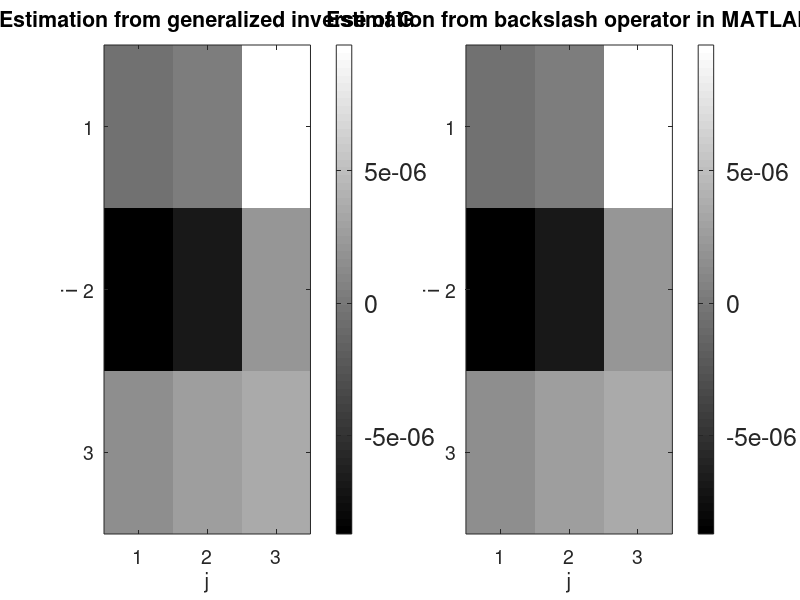
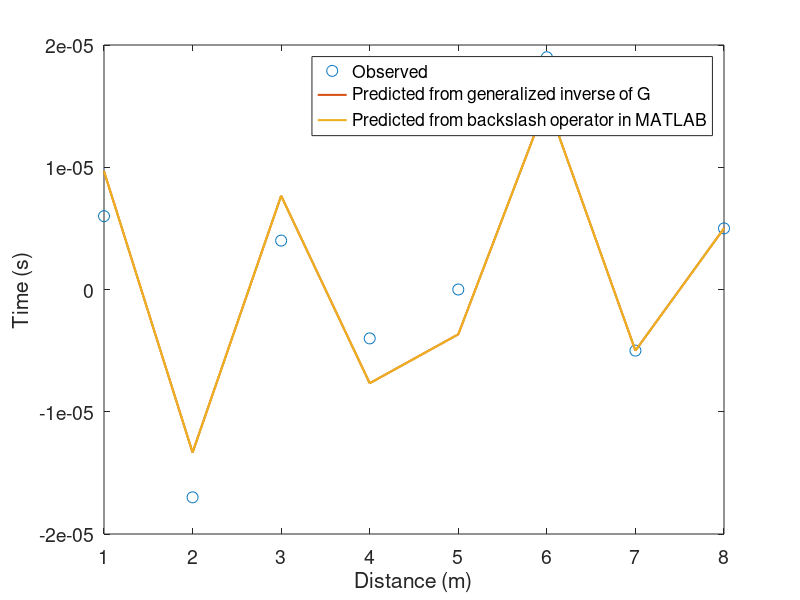
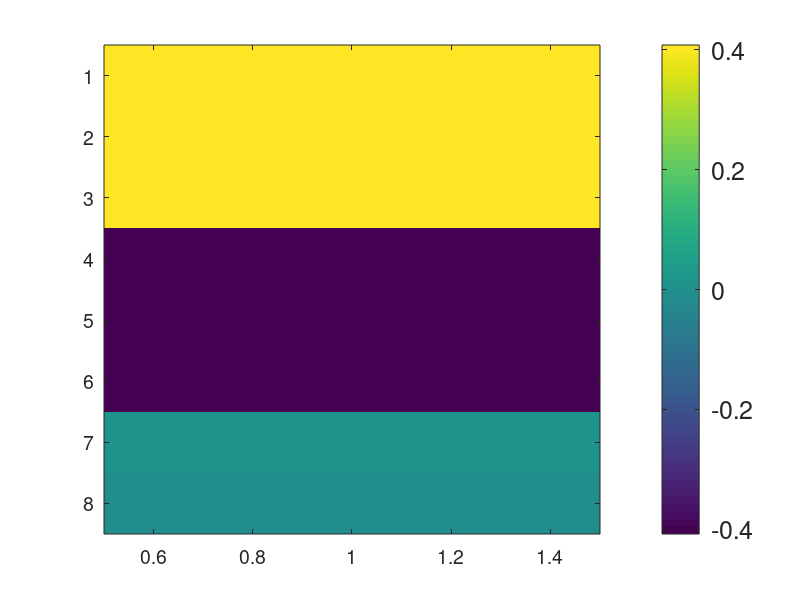
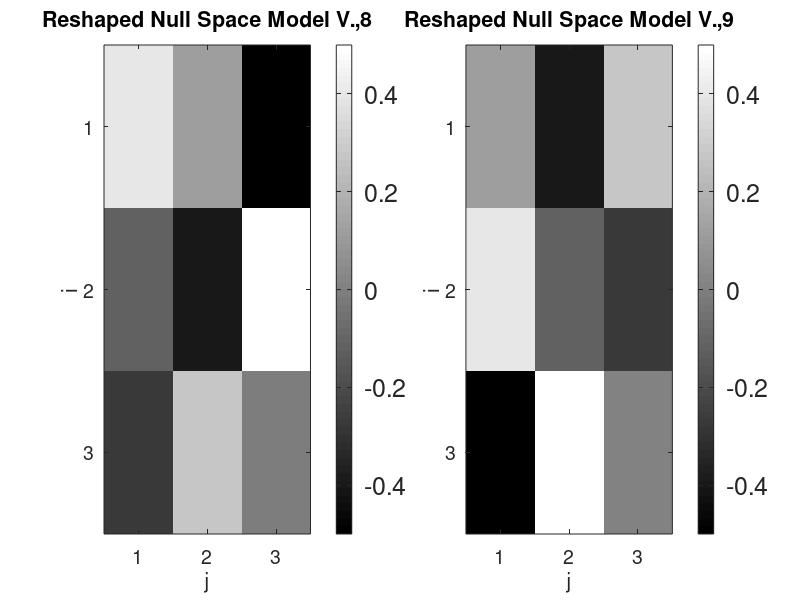

Write the MATLAB code that produced these figures, in order.
%

clear
clc
%% question 3 (a)

% Construct system matrix for the ray path models
s2=sqrt(2);
G = [1,0,0,1,0,0,1,0,0;
     0,1,0,0,1,0,0,1,0;
     0,0,1,0,0,1,0,0,1;
     1,1,1,0,0,0,0,0,0;
     0,0,0,1,1,1,0,0,0;
     0,0,0,0,0,0,1,1,1;
     s2,0,0,0,s2,0,0,0,s2;
     0,0,0,0,0,0,0,0,s2];

t = [6e-06,-1.7e-05,4e-06,-4e-06,0,1.9e-05,-5e-06,5e-06].'; 

% Find and display system rank
p=rank(G);

% for question i
[U,S,V] = svd(G);
Up = U(:,1:p);
temp = diag(S);
Sp = diag(temp(1:p));
Vp = V(:,1:p);
m = Vp*Sp^-1*Up'*t;

% for question ii
m2 = G\t;

figure
subplot(1,2,1)
colormap('gray')
imagesc(reshape(m,3,3))
caxis([min([m;m2]),max([m;m2])]);
set(colorbar,'Fontsize',18);
set(gca,'xtick',[1,2,3,4,5,6,7,8,9]);
set(gca,'ytick',[1,2,3,4,5,6,7,8,9]);
xlabel('j')
ylabel('i')
title('Estimation from generalized inverse of G')
set(gca,'fontsize',14)
subplot(1,2,2)
colormap('gray')
imagesc(reshape(m2,3,3))
caxis([min([m;m2]),max([m;m2])]);
set(colorbar,'Fontsize',18);
set(gca,'xtick',[1,2,3,4,5,6,7,8,9]);
set(gca,'ytick',[1,2,3,4,5,6,7,8,9]);
xlabel('j')
ylabel('i')
title('Estimation from backslash operator in MATLAB')
set(gca,'fontsize',14)


figure
plot(t,'o','MarkerSize',8)
hold on 
plot(G*m,'LineWidth',1.5)
hold on 
plot(G*m2,'LineWidth',1.5)
xlabel('Distance (m)')
legend('Observed','Predicted from generalized inverse of G', ...
    'Predicted from backslash operator in MATLAB')
ylabel('Time (s)')
set(gca,'fontsize',14)

%% Question 3 (b)

% Display data space null vector
disp('Data null space vector')
U(:,p+1)
figure
imagesc(U(:,p+1))
set(gca,'ytick',[1,2,3,4,5,6,7,8]);
set(colorbar,'Fontsize',18);
set(gca,'fontsize',14)

%% Question (c)

% Display null space vectors reshaped to match tomography example geometry
disp('Model null space vectors reshaped into matrices')
m01=reshape(V(:,p+1),3,3)'
m02=reshape(V(:,p+2),3,3)'

figure
subplot(1,2,1)
colormap('gray')
imagesc(m01)
caxis([-0.5 0.5]);
set(colorbar,'Fontsize',18);
set(gca,'xtick',[1,2,3]);
set(gca,'ytick',[1,2,3]);
xlabel('j')
ylabel('i')
set(gca,'fontsize',14)
title('Reshaped Null Space Model V.,8');
subplot(1,2,2)
colormap('gray')
imagesc(m02)
caxis([-0.5 0.5]);
set(colorbar,'Fontsize',18);
set(gca,'xtick',[1,2,3]);
set(gca,'ytick',[1,2,3]);
xlabel('j')
ylabel('i')
title('Reshaped Null Space Model V.,9');
set(gca,'fontsize',14)




